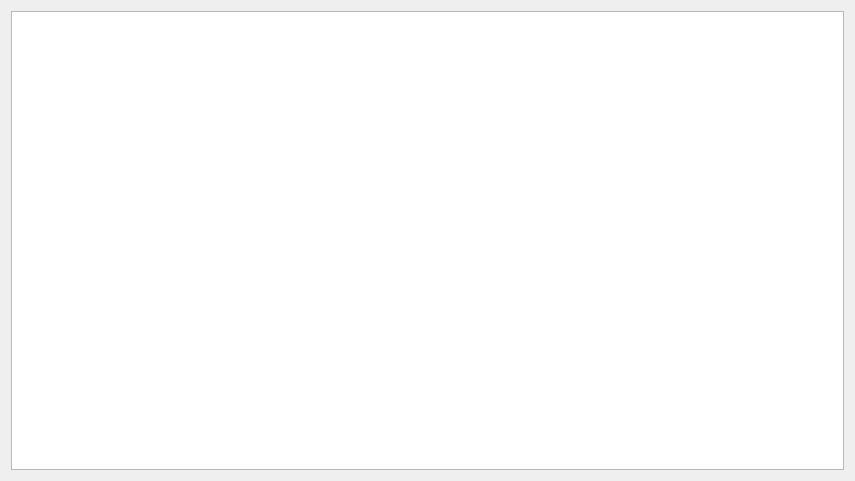
<?xml version="1.0" encoding="UTF-8"?>
<ui version="4.0">
 <class>Ventana</class>
 <widget class="QWidget" name="Ventana">
  <property name="geometry">
   <rect>
    <x>0</x>
    <y>0</y>
    <width>855</width>
    <height>481</height>
   </rect>
  </property>
  <property name="windowTitle">
   <string>Contenido HTML</string>
  </property>
  <layout class="QGridLayout" name="gridLayout">
   <item row="0" column="0">
    <widget class="QTextEdit" name="te"/>
   </item>
  </layout>
 </widget>
 <resources/>
 <connections/>
</ui>
